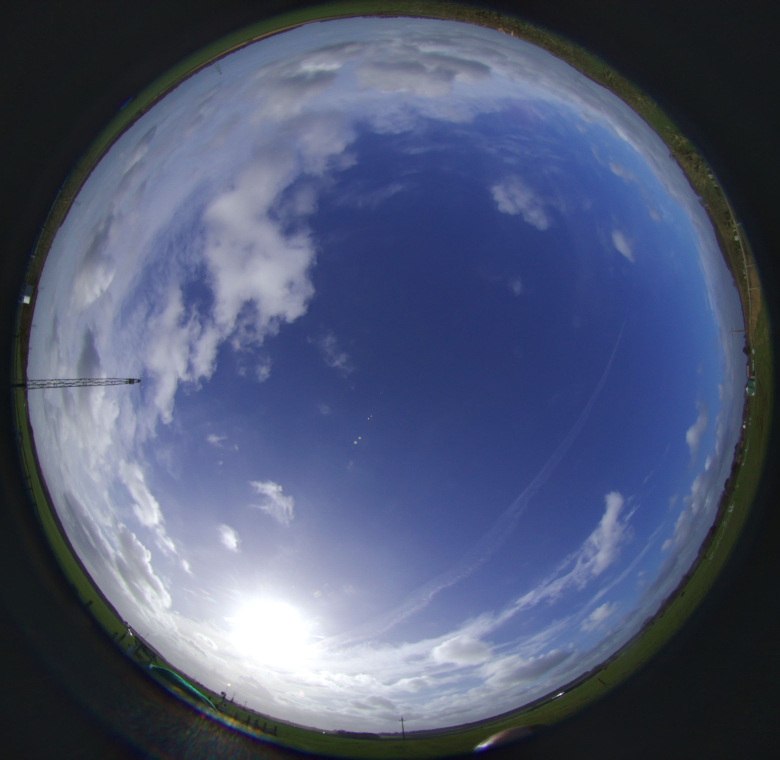
#> input picture HDR_20260223_105400.jpg, 3120 x 3040 px (shown at 1/4 size)
$ jupyter execute 'Photo Resolution.ipynb'
#> lines starting #> are read from the running program, lines starting #| are printed output that depends on the picture
[cell 1]
from PIL import Image, ImageDraw
def visualize(image_path):
#> called with image_path = '../HDR_20260223_105400.jpg'
    img = Image.open(image_path).convert("RGB")
#> img is the input picture: PIL image 3120x3040 RGB; mean R, G, B 78.7, 87.9, 115.1
    print(f"Orignal Photo Resolution: {img.size}")
#| Orignal Photo Resolution: (3120, 3040)
    configs = [(512, 32),(512, 64),(512, 128)]
    for target_size, grid_size in configs:
        resized = img.resize((target_size, target_size), Image.LANCZOS)
        center = target_size // 2
        crop_size = 200
        cropped = resized.crop((
            center - crop_size,
            center - crop_size,
            center + crop_size,
            center + crop_size
        ))
        cropped = cropped.resize((800, 800), Image.NEAREST)
        draw = ImageDraw.Draw(cropped)
        scale = 800 / (crop_size * 2)
        grid_scaled = int(grid_size * scale)
        for x in range(0, 800, grid_scaled):
            draw.line([(x, 0), (x, 800)], fill=(255, 0, 0), width=2)
        for y in range(0, 800, grid_scaled):
            draw.line([(0, y), (800, y)], fill=(255, 0, 0), width=2)
        out_path = f"grid_{target_size}px_{grid_size}cell_zoom.jpg"
        cropped.save(out_path)
        print(f"✓ {target_size}x{target_size}, grid {grid_size}px → {out_path}")
#> this loop made 3 passes
#> pass 1, in visualize, `resized = img.resize((target_size, target_size), Image.LANCZOS)`:
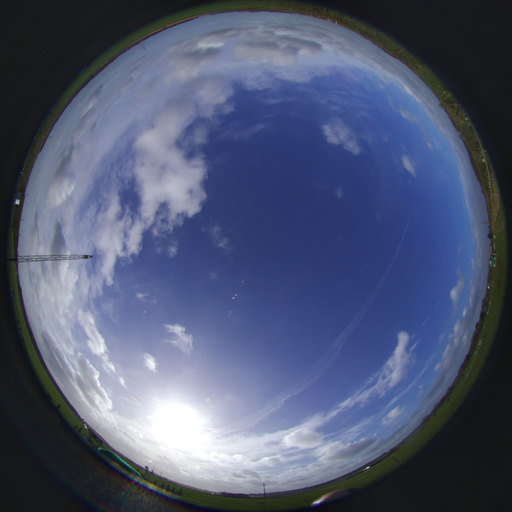
#> resized: PIL image 512x512 RGB; mean R, G, B 78.7, 87.9, 115.1
#> pass 1, in visualize, `cropped = resized.crop(( center - crop_size, center - crop_size, cente..`:
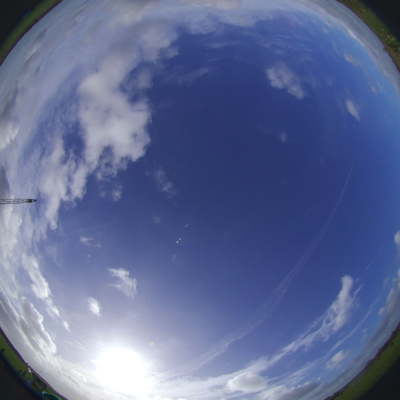
#> cropped: PIL image 400x400 RGB; mean R, G, B 95.2, 107.1, 147.9
#> pass 1, in visualize, `cropped.save(out_path)`:
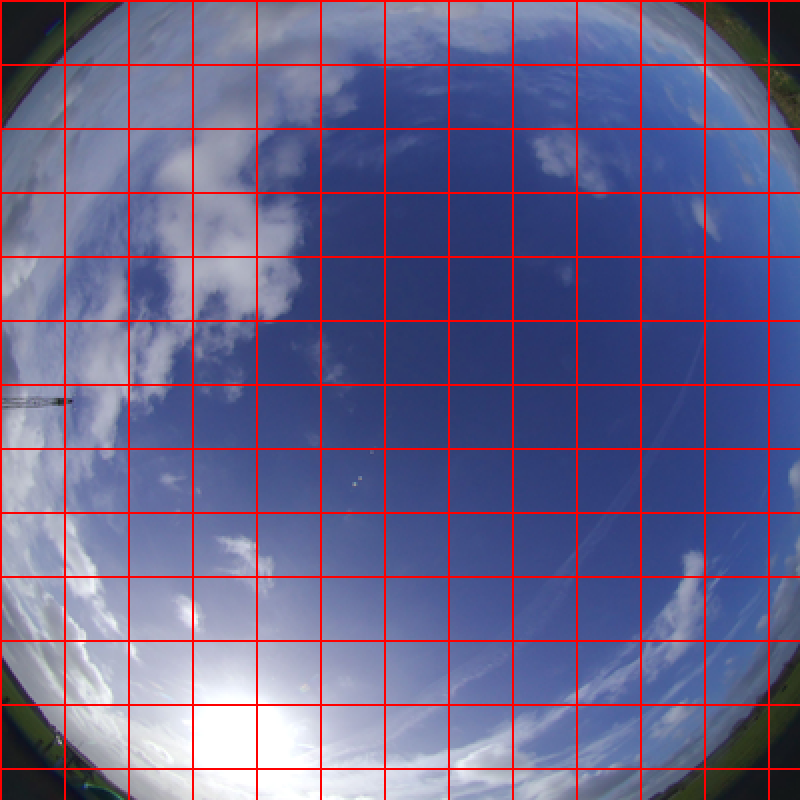
#> saved as grid_512px_32cell_zoom.jpg: PIL image 800x800 RGB; mean R, G, B 105.4, 100.3, 138.5
#> after the loop:
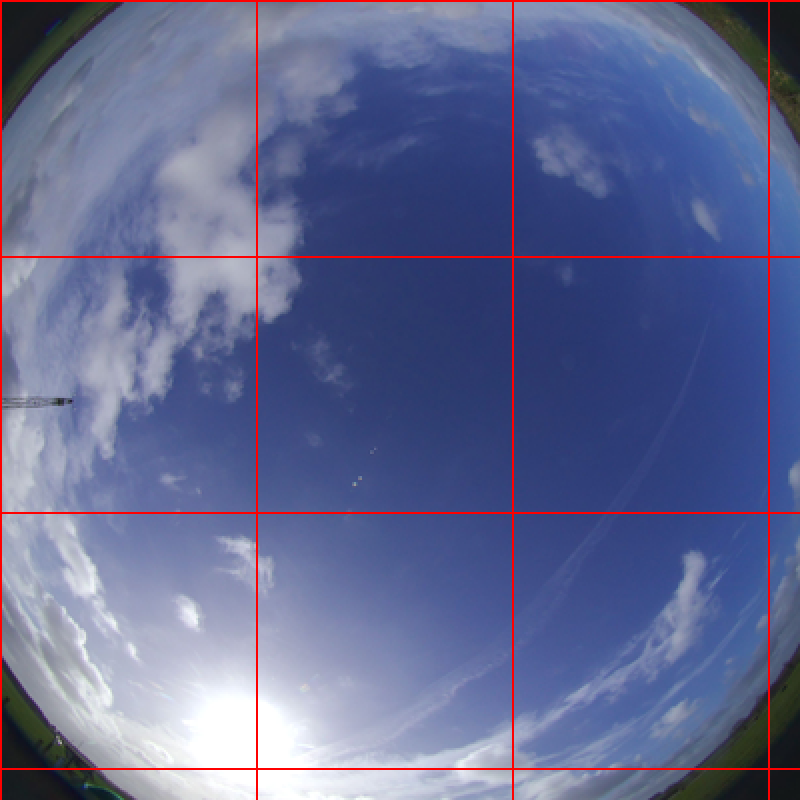
#> cropped: PIL image 800x800 RGB; mean R, G, B 98.3, 105, 145.1

$ run again, with HDR_20260223_140200.jpg copied over HDR_20260223_105400.jpg
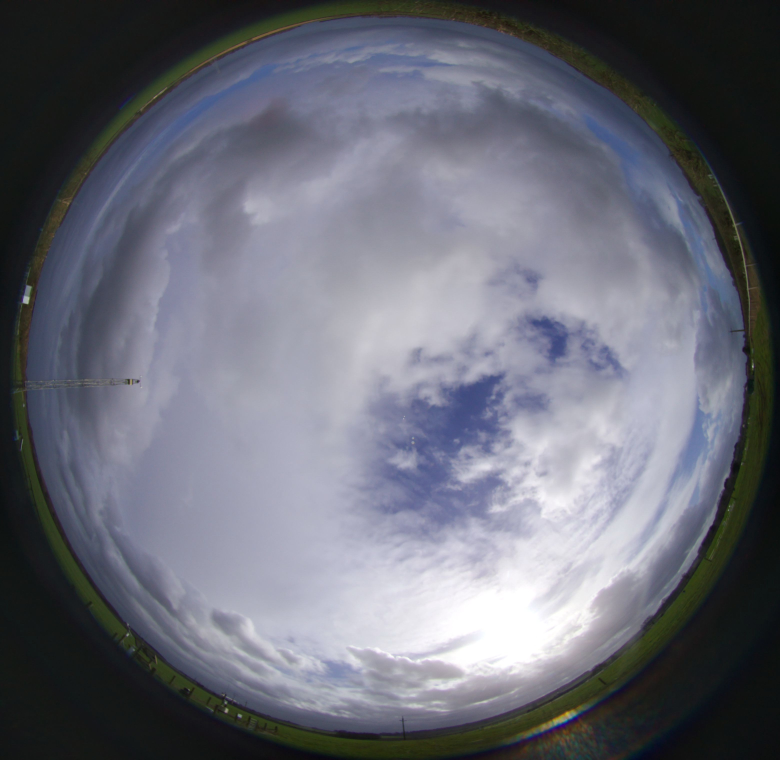
#> input picture HDR_20260223_140200.jpg, 3120 x 3040 px (shown at 1/4 size)
#> in visualize, img is the input picture: PIL image 3120x3040 RGB; mean R, G, B 105.9, 107.9, 118.9
#| Orignal Photo Resolution: (3120, 3040)
#> the loop in visualize, `for target_size, grid_size in configs:` made 3 passes
#> pass 1, in visualize, `cropped.save(out_path)`:
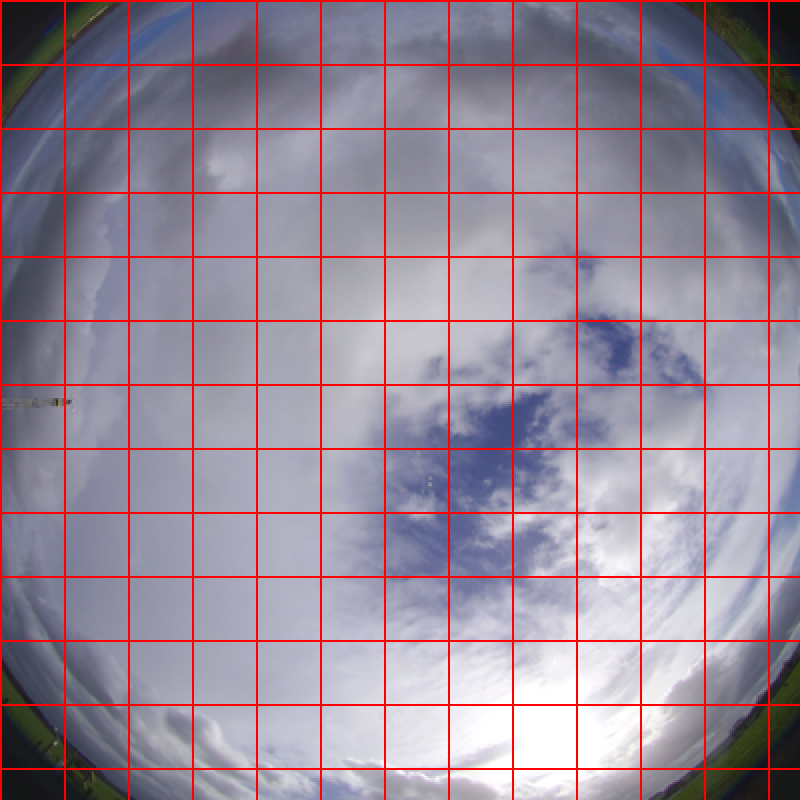
#> saved as grid_512px_32cell_zoom.jpg: PIL image 800x800 RGB; mean R, G, B 151.3, 136.3, 151.4
#> after the loop in visualize, `for target_size, grid_size in configs:`:
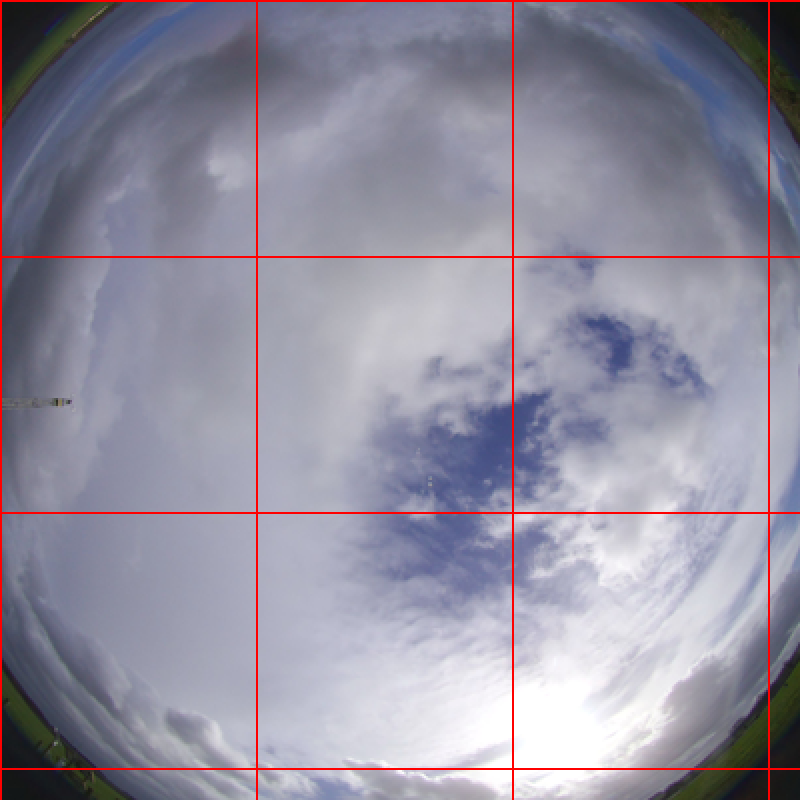
#> cropped: PIL image 800x800 RGB; mean R, G, B 146.6, 142.9, 158.7

$ run again, with cat.jpg copied over HDR_20260223_105400.jpg
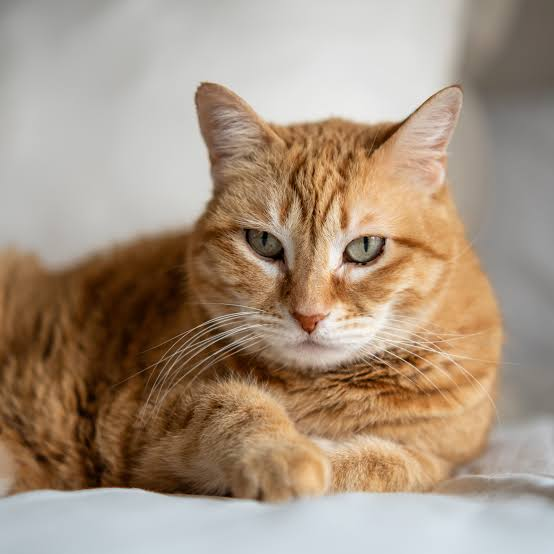
#> input picture cat.jpg, 554 x 554 px
#> in visualize, img is the input picture: PIL image 554x554 RGB; mean R, G, B 166.9, 147.9, 129.2
#| Orignal Photo Resolution: (554, 554)
#> the loop in visualize, `for target_size, grid_size in configs:` made 3 passes
#> pass 1, in visualize, `cropped.save(out_path)`:
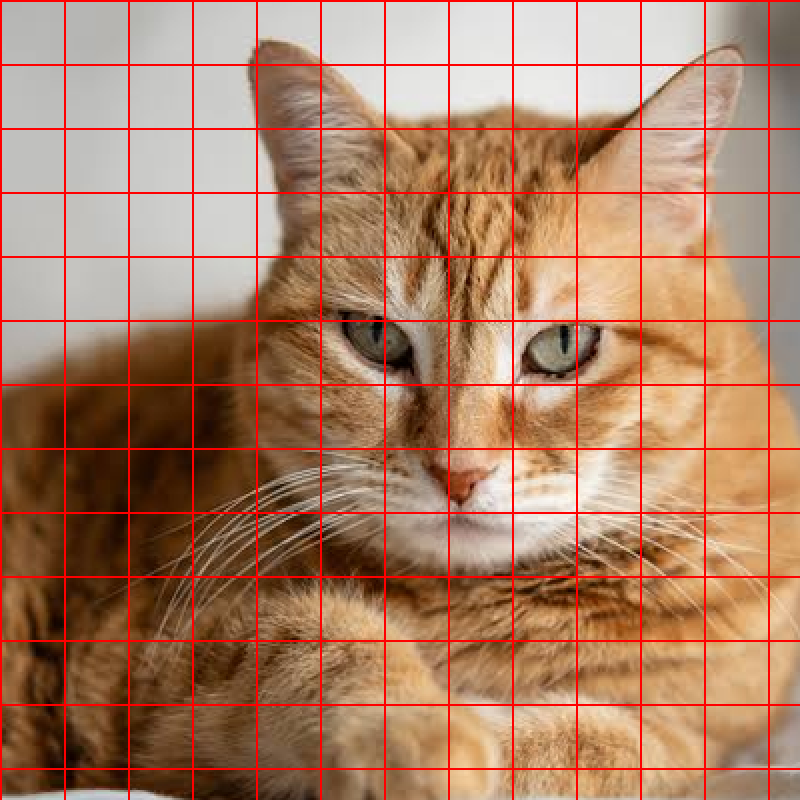
#> saved as grid_512px_32cell_zoom.jpg: PIL image 800x800 RGB; mean R, G, B 170.2, 127.2, 101.6
#> after the loop in visualize, `for target_size, grid_size in configs:`:
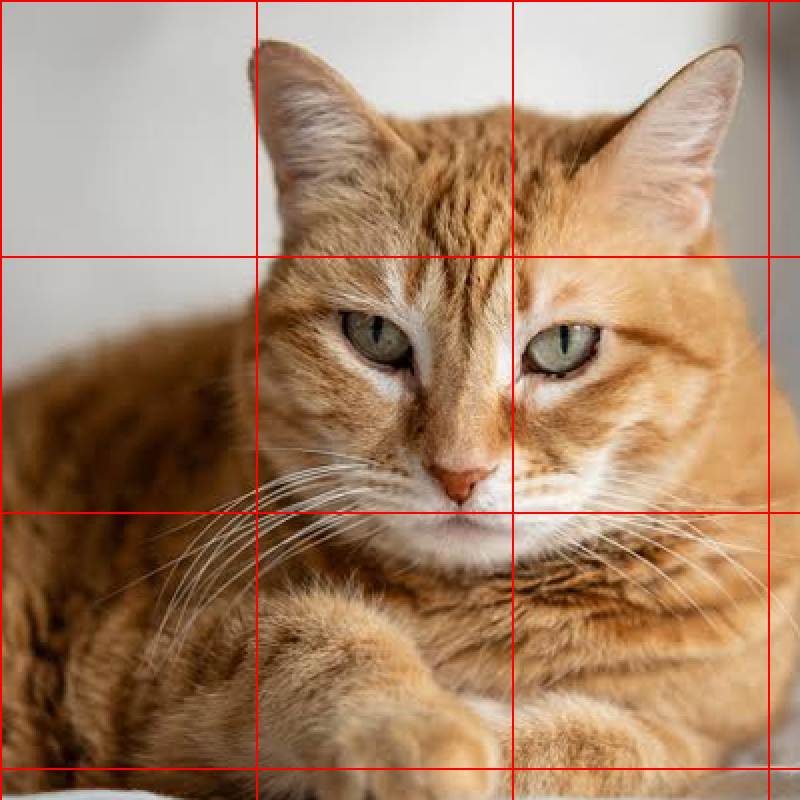
#> cropped: PIL image 800x800 RGB; mean R, G, B 166.1, 133.1, 106.2
